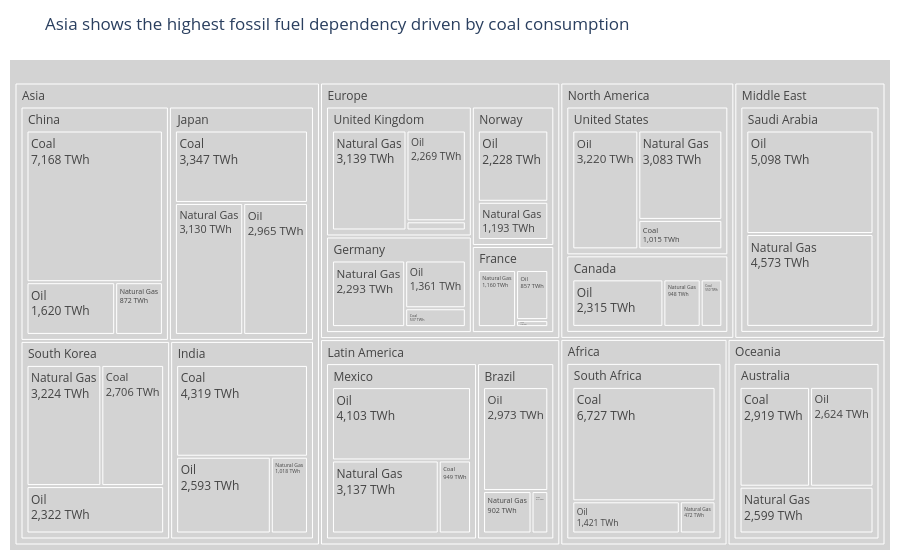

The notebook cell this image was saved under:
### Code cell
# Task 1 — Treemap: fossil fuel dependency by country

# Filter fossil fuels only
fossil_df = df.loc[df['Source_Type'] == 'Fossil'].copy()

# Build treemap
fig = px.treemap(
    fossil_df,
    path=['Region', 'Country', 'Source'],
    values='TWh',
    color='Source',
    color_discrete_map={
        'Coal': '#4E79A7',        # blue
        'Oil': '#F28E2B',         # orange
        'Natural Gas': '#59A14F' # green
    },
    title='Asia shows the highest fossil fuel dependency driven by coal consumption'
)

# Customise labels and parent colours
fig.update_traces(
    textinfo='label+value',
    texttemplate='%{label}<br>%{value:,.0f} TWh',
    root_color='lightgrey',
    marker=dict(line=dict(width=1, color='white'))
)

# Grey parent nodes
fig.update_traces(
    marker_colors=[
        'lightgrey' if '/' not in str(id_) else None
        for id_ in fossil_df['Region']
    ]
)

fig.update_layout(
    margin=dict(t=60, l=10, r=10, b=10)
)

fig.show()

### Figure 1 — Plotly figure (JSON) as saved in the notebook; plotly's stock layout.template omitted (floating-point values rounded to 4 significant figures)
{"data": [{"branchvalues": "total", "customdata": [["(?)"], ["(?)"], ["(?)"], ["(?)"], ["(?)"], ["(?)"], ["(?)"], ["(?)"], ["(?)"], ["(?)"], ["(?)"], ["(?)"], ["(?)"], ["(?)"], ["(?)"], ["(?)"], ["(?)"], ["(?)"], ["(?)"], ["(?)"], ["(?)"], ["(?)"], ["Coal"], ["Coal"], ["Coal"], ["Coal"], ["Coal"], ["Coal"], ["Coal"], ["Coal"], ["Coal"], ["Coal"], ["Coal"], ["Coal"], ["Coal"], ["Natural Gas"], ["Natural Gas"], ["Natural Gas"], ["Natural Gas"], ["Natural Gas"], ["Natural Gas"], ["Natural Gas"], ["Natural Gas"], ["Natural Gas"], ["Natural Gas"], ["Natural Gas"], ["Natural Gas"], ["Natural Gas"], ["Natural Gas"], ["Natural Gas"], ["Oil"], ["Oil"], ["Oil"], ["Oil"], ["Oil"], ["Oil"], ["Oil"], ["Oil"], ["Oil"], ["Oil"], ["Oil"], ["Oil"], ["Oil"], ["Oil"], ["Oil"]], "domain": {"x": [0, 1], "y": [0, 1]}, "hovertemplate": "labels=%{label}<br>TWh=%{value}<br>parent=%{parent}<br>id=%{id}<br>Source=%{customdata[0]}<extra></extra>", "ids": ["Africa", "North America/United States", "Asia/China", "Europe/Germany", "Europe/France", "Europe/United Kingdom", "Asia/India", "Latin America/Brazil", "Oceania/Australia", "Middle East", "Asia/South Korea", "Asia/Japan", "Middle East/Saudi Arabia", "Africa/South Africa", "North America/Canada", "Latin America/Mexico", "North America", "Asia", "Europe", "Latin America", "Oceania", "Europe/Norway", "Latin America/Mexico/Coal", "North America/Canada/Coal", "Africa/South Africa/Coal", "Asia/South Korea/Coal", "North America/United States/Coal", "Latin America/Brazil/Coal", "Europe/France/Coal", "Asia/India/Coal", "Asia/Japan/Coal", "Asia/China/Coal", "Europe/Germany/Coal", "Europe/United Kingdom/Coal", "Oceania/Australia/Coal", "Europe/United Kingdom/Natural Gas", "Europe/Germany/Natural Gas", "Asia/India/Natural Gas", "Asia/Japan/Natural Gas", "Latin America/Brazil/Natural Gas", "Latin America/Mexico/Natural Gas", "North America/Canada/Natural Gas", "Africa/South Africa/Natural Gas", "Oceania/Australia/Natural Gas", "Middle East/Saudi Arabia/Natural Gas", "Europe/Norway/Natural Gas", "North America/United States/Natural Gas", "Asia/South Korea/Natural Gas", "Asia/China/Natural Gas", "Europe/France/Natural Gas", "Asia/China/Oil", "Europe/Germany/Oil", "North America/United States/Oil", "Asia/Japan/Oil", "Europe/United Kingdom/Oil", "Asia/India/Oil", "Latin America/Brazil/Oil", "Latin America/Mexico/Oil", "North America/Canada/Oil", "Oceania/Australia/Oil", "Africa/South Africa/Oil", "Europe/Norway/Oil", "Asia/South Korea/Oil", "Europe/France/Oil", "Middle East/Saudi Arabia/Oil"], "labels": ["Africa", "United States", "China", "Germany", "France", "United Kingdom", "India", "Brazil", "Australia", "Middle East", "South Korea", "Japan", "Saudi Arabia", "South Africa", "Canada", "Mexico", "North America", "Asia", "Europe", "Latin America", "Oceania", "Norway", "Coal", "Coal", "Coal", "Coal", "Coal", "Coal", "Coal", "Coal", "Coal", "Coal", "Coal", "Coal", "Coal", "Natural Gas", "Natural Gas", "Natural Gas", "Natural Gas", "Natural Gas", "Natural Gas", "Natural Gas", "Natural Gas", "Natural Gas", "Natural Gas", "Natural Gas", "Natural Gas", "Natural Gas", "Natural Gas", "Natural Gas", "Oil", "Oil", "Oil", "Oil", "Oil", "Oil", "Oil", "Oil", "Oil", "Oil", "Oil", "Oil", "Oil", "Oil", "Oil"], "marker": {"colors": ["lightgrey", "lightgrey", "lightgrey", "lightgrey", "lightgrey", "lightgrey", "lightgrey", "lightgrey", "lightgrey", "lightgrey", "lightgrey", "lightgrey", "lightgrey", "lightgrey", "lightgrey", "lightgrey", "lightgrey", "lightgrey", "lightgrey", "lightgrey", "lightgrey", "lightgrey", "lightgrey", "lightgrey", "lightgrey", "lightgrey", "lightgrey", "lightgrey", "lightgrey", "lightgrey", "lightgrey", "lightgrey", "lightgrey", "lightgrey", "lightgrey", "lightgrey", "lightgrey", "lightgrey", "lightgrey", "lightgrey", "lightgrey", "lightgrey", "lightgrey"], "line": {"color": "white", "width": 1}}, "name": "", "parents": ["", "North America", "Asia", "Europe", "Europe", "Europe", "Asia", "Latin America", "Oceania", "", "Asia", "Asia", "Middle East", "Africa", "North America", "Latin America", "", "", "", "", "", "Europe", "Latin America/Mexico", "North America/Canada", "Africa/South Africa", "Asia/South Korea", "North America/United States", "Latin America/Brazil", "Europe/France", "Asia/India", "Asia/Japan", "Asia/China", "Europe/Germany", "Europe/United Kingdom", "Oceania/Australia", "Europe/United Kingdom", "Europe/Germany", "Asia/India", "Asia/Japan", "Latin America/Brazil", "Latin America/Mexico", "North America/Canada", "Africa/South Africa", "Oceania/Australia", "Middle East/Saudi Arabia", "Europe/Norway", "North America/United States", "Asia/South Korea", "Asia/China", "Europe/France", "Asia/China", "Europe/Germany", "North America/United States", "Asia/Japan", "Europe/United Kingdom", "Asia/India", "Latin America/Brazil", "Latin America/Mexico", "North America/Canada", "Oceania/Australia", "Africa/South Africa", "Europe/Norway", "Asia/South Korea", "Europe/France", "Middle East/Saudi Arabia"], "root": {"color": "lightgrey"}, "textinfo": "label+value", "texttemplate": "%{label}<br>%{value:,.0f} TWh", "type": "treemap", "values": [8620.0, 7318.0, 9660.0, 4191.0, 2137.0, 5638.0, 7930.0, 4187.0, 8142.0, 9671.0, 8252.0, 9442.0, 9671.0, 8620.0, 3813.0, 8189.0, 11130.0, 35280.0, 15390.0, 12380.0, 8142.0, 3421.0, 949.0, 550.0, 6727.0, 2706.0, 1015.0, 312.0, 120.0, 4319.0, 3347.0, 7168.0, 537.0, 230.0, 2919.0, 3139.0, 2293.0, 1018.0, 3130.0, 902.0, 3137.0, 948.0, 472.0, 2599.0, 4573.0, 1193.0, 3083.0, 3224.0, 872.0, 1160.0, 1620.0, 1361.0, 3220.0, 2965.0, 2269.0, 2593.0, 2973.0, 4103.0, 2315.0, 2624.0, 1421.0, 2228.0, 2322.0, 857.0, 5098.0]}], "layout": {"legend": {"tracegroupgap": 0}, "margin": {"b": 10, "l": 10, "r": 10, "t": 60}, "title": {"text": "Asia shows the highest fossil fuel dependency driven by coal consumption"}}}
